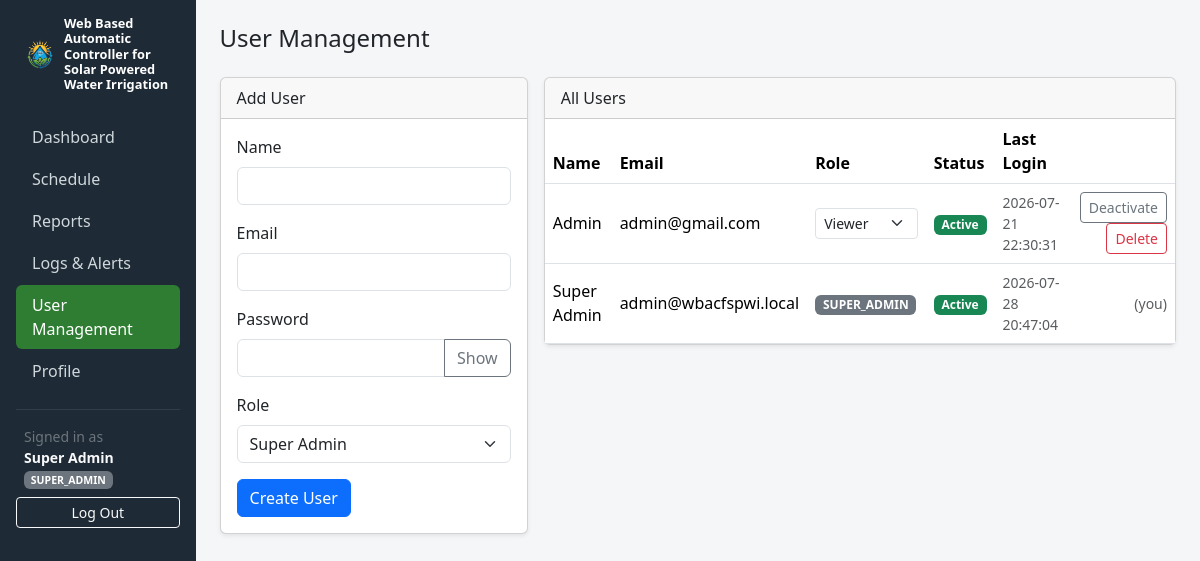
The page /admin/users.php (signed in) on the database its author committed.
### tables this page shows
CREATE TABLE IF NOT EXISTS users (
    id INT AUTO_INCREMENT PRIMARY KEY,
    name VARCHAR(100) NOT NULL,
    email VARCHAR(150) NOT NULL UNIQUE,
    password_hash VARCHAR(255) NOT NULL,
    role ENUM('super_admin', 'admin', 'viewer') NOT NULL DEFAULT 'viewer',
    is_active TINYINT(1) NOT NULL DEFAULT 1,
    security_question VARCHAR(50) NULL,
    security_answer_hash VARCHAR(255) NULL,
    last_login_at DATETIME NULL,
    created_at DATETIME NOT NULL DEFAULT CURRENT_TIMESTAMP
);

### src/helpers/Auth.php (called while the page is built, shortened)
<?php
class Auth
{
    public static function check(): bool
    {
        return isset($_SESSION['user_id']);
    }
    public static function user(): ?array
    {
        return [
            'id' => $_SESSION['user_id'],
            'name' => $_SESSION['user_name'],
            'email' => $_SESSION['user_email'],
            'role' => $_SESSION['user_role'],
        ];
    }
}

### config/database.php (called while the page is built, shortened)
<?php
function getDb(): PDO
{
    static $pdo = null;
    if ($pdo === null) {
        $dsn = 'mysql:host=' . DB_HOST . ';dbname=' . DB_NAME . ';charset=utf8mb4';
        $pdo = new PDO($dsn, DB_USER, DB_PASS, [
            PDO::ATTR_ERRMODE => PDO::ERRMODE_EXCEPTION,
            PDO::ATTR_DEFAULT_FETCH_MODE => PDO::FETCH_ASSOC,
            PDO::ATTR_EMULATE_PREPARES => false,
        ]);
    }
    return $pdo;
}

### src/models/User.php (called while the page is built, shortened)
<?php
class User
{
    public static function all(): array
    {
        $stmt = getDb()->query('SELECT id, name, email, role, is_active, last_login_at, created_at FROM users ORDER BY name ASC');
        return $stmt->fetchAll();
    }
}

### config/bootstrap.php (called while the page is built, shortened)
<?php
require_once __DIR__ . '/database.php';
require_once __DIR__ . '/../src/helpers/Auth.php';
spl_autoload_register(function (string $class) {
    $dirs = [
        __DIR__ . '/../src/models/',
        __DIR__ . '/../src/services/',
        __DIR__ . '/../src/controllers/',
    ];
    foreach ($dirs as $dir) {
        $path = $dir . $class . '.php';
        if (file_exists($path)) {
            return;
        }
    }
});

### public/admin/users.php (the view, shortened to what this page needs)
<?php
require_once __DIR__ . '/../../config/bootstrap.php';
$roleOptions = ['super_admin' => 'Super Admin', 'admin' => 'Admin', 'viewer' => 'Viewer'];
$users = User::all();
$activePage = 'users';
include __DIR__ . '/partials/head.php';
include __DIR__ . '/partials/sidebar.php';
?>
<h4 class="mb-4">User Management</h4>
<div class="row g-3">
    <div class="col-md-4">
        <div class="card shadow-sm">
            <div class="card-header">Add User</div>
            <div class="card-body">
                <form method="post" action="<?= BASE_URL ?>/admin/users.php">
                    <div class="mb-3">
                        <label class="form-label">Name</label>
                        <input type="text" name="name" class="form-control" required>
                    </div>
                    <div class="mb-3">
                        <label class="form-label">Email</label>
                        <input type="email" name="email" class="form-control" required>
                    </div>
                    <div class="mb-3">
                        <label class="form-label">Password</label>
                        <input type="password" name="password" class="form-control" minlength="8" required>
                    </div>
                    <div class="mb-3">
                        <label class="form-label">Role</label>
                        <select name="role" class="form-select">
                            <?php foreach ($roleOptions as $key => $label): ?>
                                <option value="<?= $key ?>"><?= $label ?></option>
                            <?php endforeach; ?>
                        </select>
                    </div>
                    <button type="submit" class="btn btn-primary">Create User</button>
                </form>
            </div>
        </div>
    </div>
    <div class="col-md-8">
        <div class="card shadow-sm">
            <div class="card-header">All Users</div>
            <div class="table-responsive">
                <table class="table table-hover mb-0 align-middle">
                    <thead>
                        <tr>
                            <th>Name</th>
                            <th>Email</th>
                            <th>Role</th>
                            <th>Status</th>
                            <th>Last Login</th>
                            <th></th>
                        </tr>
                    </thead>
                    <tbody>
                        <?php foreach ($users as $u): ?>
                            <tr>
                                <td><?= htmlspecialchars($u['name']) ?></td>
                                <td><?= htmlspecialchars($u['email']) ?></td>
                                <td>
                                    <?php if ((int) $u['id'] === (int) $user['id']): ?>
                                        <span class="badge bg-secondary text-uppercase"><?= htmlspecialchars($u['role']) ?></span>
                                    <?php else: ?>
                                        <form method="post" action="<?= BASE_URL ?>/admin/users.php" class="d-inline-flex gap-1">
                                            <select name="role" class="form-select form-select-sm" onchange="this.form.submit()">
                                                <?php foreach ($roleOptions as $key => $label): ?>
                                                    <option value="<?= $key ?>" <?= $u['role'] === $key ? 'selected' : '' ?>><?= $label ?></option>
                                                <?php endforeach; ?>
                                            </select>
                                        </form>
                                    <?php endif; ?>
                                </td>
                                <td>
                                    <span class="badge <?= $u['is_active'] ? 'bg-success' : 'bg-secondary' ?>">
                                        <?= $u['is_active'] ? 'Active' : 'Inactive' ?>
                                    </span>
                                </td>
                                <td class="small text-muted"><?= htmlspecialchars($u['last_login_at'] ?? 'Never') ?></td>
                                <td class="text-end">
                                    <?php if ((int) $u['id'] !== (int) $user['id']): ?>
                                        <form method="post" action="<?= BASE_URL ?>/admin/users.php" class="d-inline">
                                            <button type="submit" class="btn btn-sm btn-outline-secondary">
                                                <?= $u['is_active'] ? 'Deactivate' : 'Activate' ?>
                                            </button>
                                        </form>
                                        <form method="post" action="<?= BASE_URL ?>/admin/users.php" class="d-inline"
                                              onsubmit="return confirm('Delete this user?');">
                                            <button type="submit" class="btn btn-sm btn-outline-danger">Delete</button>
                                        </form>
                                    <?php else: ?>
                                        <span class="text-muted small">(you)</span>
                                    <?php endif; ?>
                                </td>
                            </tr>
                        <?php endforeach; ?>
                    </tbody>
                </table>
            </div>
        </div>
    </div>
</div>
<?php include __DIR__ . '/partials/footer.php'; ?>

### public/admin/partials/sidebar.php (shortened to what this page needs)
<?php
$activePage = $activePage ?? '';
$user = Auth::user();
$navItems = [
    'dashboard' => ['label' => 'Dashboard', 'href' => '/admin/dashboard.php', 'roles' => ['super_admin', 'admin', 'viewer']],
    'schedule'  => ['label' => 'Schedule', 'href' => '/admin/schedule.php', 'roles' => ['super_admin', 'admin']],
    'reports'   => ['label' => 'Reports', 'href' => '/admin/reports.php', 'roles' => ['super_admin', 'admin', 'viewer']],
    'logs'      => ['label' => 'Logs & Alerts', 'href' => '/admin/logs.php', 'roles' => ['super_admin', 'admin']],
    'users'     => ['label' => 'User Management', 'href' => '/admin/users.php', 'roles' => ['super_admin']],
    'profile'   => ['label' => 'Profile', 'href' => '/admin/profile.php', 'roles' => ['super_admin', 'admin', 'viewer']],
];
?>
<nav class="sidebar p-3" id="sidebar" style="width: 240px;">
    <div class="brand mb-4 px-2 d-flex align-items-center gap-2">
        <img src="<?= BASE_URL ?>/assets/img/logo.png" alt="Logo" class="brand-logo flex-shrink-0">
        <span>Web Based Automatic Controller for Solar Powered Water Irrigation</span>
    </div>
    <ul class="nav nav-pills flex-column mb-auto">
        <?php foreach ($navItems as $key => $item): ?>
            <li class="nav-item">
                <a href="<?= BASE_URL . $item['href'] ?>" class="nav-link <?= $activePage === $key ? 'active' : '' ?>">
                    <?= htmlspecialchars($item['label']) ?>
                </a>
            </li>
        <?php endforeach; ?>
    </ul>
    <hr class="text-secondary">
    <div class="px-2 small text-secondary mb-2">
        Signed in as<br>
        <strong class="text-light"><?= htmlspecialchars($user['name']) ?></strong>
        <span class="badge bg-secondary text-uppercase"><?= htmlspecialchars($user['role']) ?></span>
    </div>
    <a href="<?= BASE_URL ?>/logout.php" class="btn btn-sm btn-outline-light w-100">Log Out</a>
</nav>
<main class="flex-grow-1 p-4">

### public/assets/css/app.css (style rules this page uses)
body { background-color: #f4f6f8; }
.sidebar { min-height: 100vh; background-color: #1e2a35; color: #cfd8dc; }
.sidebar .nav-link { color: #cfd8dc; border-radius: 6px; margin-bottom: 2px; }
.sidebar .nav-link.active { background-color: #2e7d32; color: #fff; }
.sidebar .brand { color: #fff; font-weight: 600; font-size: 0.8rem; line-height: 1.2; }
.brand-logo { height: 32px; width: 32px; object-fit: contain; }

### rows shown on the page
users: name "Super Admin", role "SUPER_ADMIN", email "admin@wbacfspwi.local", is_active "Active", last_login_at "2026-07-28 20:47:04", shows "(you)"
users: name "Admin", email "admin@gmail.com", role "Viewer", is_active "Active", last_login_at "2026-07-21 22:30:31"

### other values the page prints
$item['label'] "Dashboard"
$item['label'] "Schedule"
$item['label'] "Reports"
$item['label'] "Logs & Alerts"
$item['label'] "User Management"
$item['label'] "Profile"
form field role "Super Admin"
